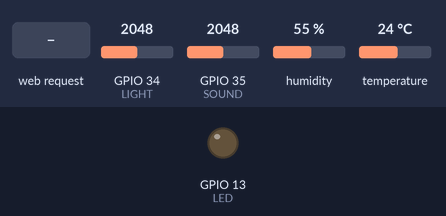
A sketch run on a simulated ESP32. On the bench: output pins drawn as LEDs (lit = HIGH). The test bench sets the inputs (shaded band); at power-on: GPIO 34 (LIGHT) = 2048, GPIO 35 (SOUND) = 2048, humidity 55 %, temperature 24 °C. What the sketch prints to the serial monitor is not drawn.

Above: at 1.2 s.
1.3 s: HTTP request GET /led/on received
At 1.7 s:
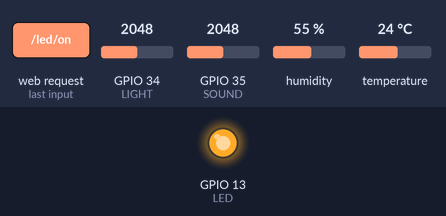
2.8 s: HTTP request GET /led/off received
At 4.0 s:
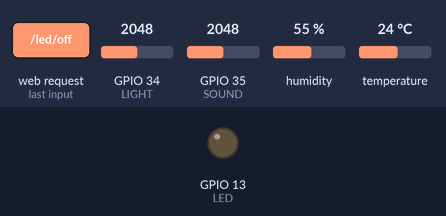
Timing chart, 0 to 5.8 s (numbered marks = the images above; inputs shaded):
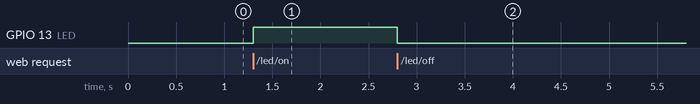

Measured:
- after the input at 1.3 s, GPIO 13 (LED): LOW → HIGH at once
- after the input at 2.8 s, GPIO 13 (LED): HIGH → LOW at once

The sketch:

05_classroom_monitor_web.ino
```cpp
/*
  교실환경 모니터링 — 웹서버 버전 (3회차 방식 · 인터넷 불필요!)
  같은 값을 2곳에서 확인해요:
    ① 시리얼 모니터(115200)  ② 폰 웹페이지(192.168.4.1)

  ── 배선 (실드 스티커 숫자 = GPIO) ───────────────────────
  빛 셀      → Analog 구역, 스티커 34 포트          → LIGHT 34
  소리 셀    → Analog 구역, 스티커 35 포트          → SOUND 35
  온습도 셀  → PWM 구역, 옆라벨 11 / 스티커 23 포트  → DHTPIN 23
              ⚠ 옆에 인쇄된 '11'은 우노 라벨! 코드에는 스티커 숫자 23!
  LED 셀     → JOY 구역, 옆라벨 9 / 스티커 13 포트   → LED 13

  ── 사용법 ───────────────────────────────────────────────
  1. WiFi 이름만 팀 것으로 바꾸고 업로드
  2. 시리얼 모니터(115200)에서 값 확인  ← 1차 확인
  3. 폰 WiFi를 Team1_IoT(비번 12345678)에 연결
     → 브라우저에서 192.168.4.1        ← 2차 확인 + LED 버튼!
*/

#include <WiFi.h>
#include <WebServer.h>
#include <DHT.h>

#define LIGHT  34  // 빛   (Analog · 스티커 34)
#define SOUND  35  // 소리 (Analog · 스티커 35)
#define DHTPIN 23  // 온습도 (PWM 구역 · 스티커 23 — '11' 아님!)
#define LED    13  // LED 셀 (JOY 구역 · 스티커 13)

DHT dht(DHTPIN, DHT11);
WebServer server(80);

// 최근 측정값 (2초마다 갱신해서 여기 저장)
float gT = 0, gH = 0;
int   gL = 0, gS = 0;
unsigned long lastRead = 0;

const char PAGE[] = R"rawliteral(
<!DOCTYPE html>
<html>
<head>
  <meta charset="utf-8">
  <meta name="viewport" content="width=device-width, initial-scale=1">
  <title>교실 환경 모니터</title>
  <style>
    body { font-family: sans-serif; text-align: center; background: #EDF3FE; }
    h1 { color: #2E6BE6; }
    .grid { display: grid; grid-template-columns: 1fr 1fr; gap: 12px;
            max-width: 420px; margin: 0 auto; }
    .card { background: white; border-radius: 14px; padding: 18px; }
    .card b { font-size: 34px; color: #1B2536; }
    .card span { color: #56677E; font-size: 15px; }
    button {
      font-size: 22px; padding: 16px 32px; margin: 14px 8px 0;
      border-radius: 12px; border: none; background: #2E6BE6; color: white; }
    button.off { background: #8A99AC; }
  </style>
</head>
<body>
  <h1>교실 환경 모니터</h1>
  <div class="grid">
    <div class="card"><span>온도</span><br><b id="t">--</b> ℃</div>
    <div class="card"><span>습도</span><br><b id="h">--</b> %</div>
    <div class="card"><span>조도</span><br><b id="l">--</b></div>
    <div class="card"><span>소음</span><br><b id="s">--</b></div>
  </div>
  <button onclick="fetch('/led/on')">LED 켜기</button>
  <button class="off" onclick="fetch('/led/off')">LED 끄기</button>
  <script>
    async function update() {                  // 폴링: 2초마다 '지금 어때?'
      const res = await fetch("/sensor");
      const d = await res.json();
      document.getElementById("t").innerText = d.temp;
      document.getElementById("h").innerText = d.humi;
      document.getElementById("l").innerText = d.light;
      document.getElementById("s").innerText = d.sound;
    }
    setInterval(update, 2000);
    update();
  </script>
</body>
</html>
)rawliteral";

void readSensors() {   // 2초마다 호출 — 측정 + 시리얼 출력 한 번에
  float t = dht.readTemperature();
  float h = dht.readHumidity();
  if (!isnan(t)) gT = t;           // nan(측정 실패)이면 이전 값 유지
  if (!isnan(h)) gH = h;
  gL = analogRead(LIGHT);
  gS = analogRead(SOUND);

  // ① 시리얼 모니터로 확인
  Serial.printf("T:%.1fC  H:%.0f%%  L:%d  S:%d\n", gT, gH, gL, gS);
}

void setup() {
  Serial.begin(115200);
  pinMode(LED, OUTPUT);
  dht.begin();

  WiFi.softAP("Team1_IoT", "12345678");   // ★ 팀 이름으로! (비번 8자 이상)
  Serial.print("접속 주소: http://");
  Serial.println(WiFi.softAPIP());        // 192.168.4.1

  server.on("/", []() {                   // ② 웹페이지로 확인
    server.send(200, "text/html", PAGE);
  });
  server.on("/sensor", []() {             // 값을 JSON으로 응답
    String json = "{\"temp\":"   + String(gT, 1)
                + ",\"humi\":"   + String(gH, 0)
                + ",\"light\":"  + String(gL)
                + ",\"sound\":"  + String(gS) + "}";
    server.send(200, "application/json", json);
  });
  server.on("/led/on", []() {
    digitalWrite(LED, HIGH);
    server.send(200, "text/plain", "OK");
  });
  server.on("/led/off", []() {
    digitalWrite(LED, LOW);
    server.send(200, "text/plain", "OK");
  });
  server.begin();
}

void loop() {
  server.handleClient();                  // 손님(폰) 계속 응대

  // delay 대신 시계(millis)로 2초마다 측정 — 웹 응답이 느려지지 않아요!
  if (millis() - lastRead >= 2000) {
    lastRead = millis();
    readSensors();
  }
}
```
